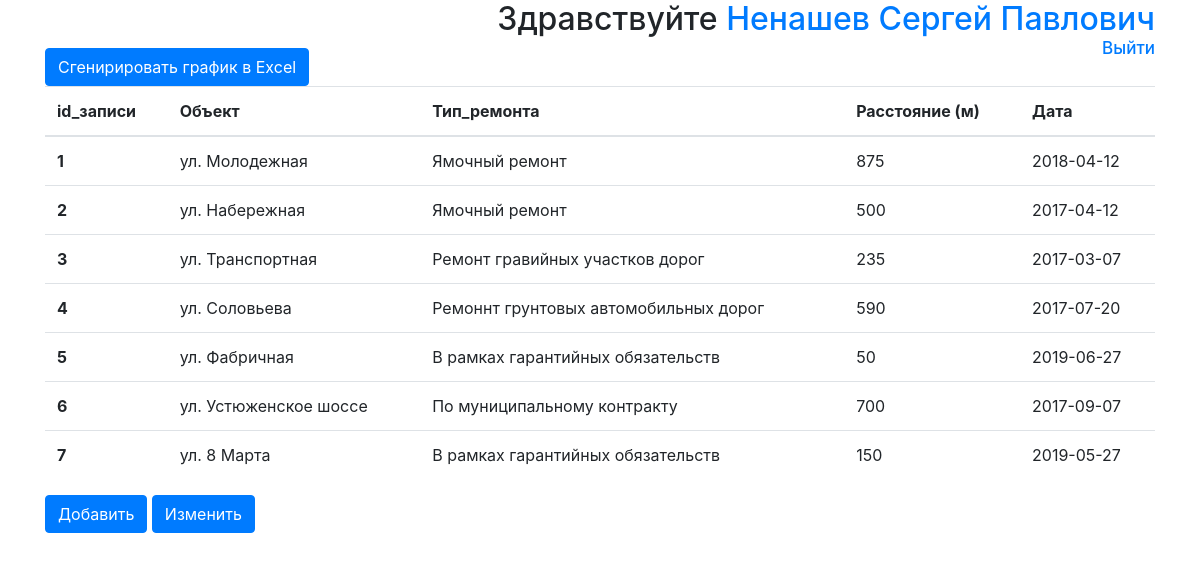
Screenshot of /account.php (signed in) with the database file from the repository.
### tables this page shows
CREATE TABLE `remont` (
  `id_записи` int(11) NOT NULL,
  `Объект` varchar(100) NOT NULL,
  `Тип_ремонта` varchar(100) NOT NULL,
  `Расстояние (м)` varchar(20) NOT NULL,
  `Дата` date NOT NULL
);

### account.php (the view, shortened to what this page needs)
<?php require_once('db.php') ?>
<!DOCTYPE html>
<html lang="en">
<head>
	<link rel="stylesheet" href="style.css">
	<link rel="stylesheet" href="bootstrap/css/bootstrap.css">
</head>
<body>
	<div class="container">
		<h2 style="float: right;" id="add">Здравствуйте <a href="#"><?php echo $_COOKIE['FIO']; ?></a><br>
		<a id="exit" href="logout.php">Выйти</a></h2> <br><br>
		<a href="down.php"><button type="button" class="btn btn-primary" data-toggle="modal" data-target="#userModal">Сгенирировать график в Excel </button></a> <br>
<?php
	$sql =  mysqli_query($db, "SELECT * FROM remont");
?>
			<table class="table">
					  <thead>
					    <tr>
					      <th scope="col">id_записи</th>
					      <th scope="col">Объект</th>
					      <th scope="col">Тип_ремонта</th>
					      <th scope="col">Расстояние (м)</th>
					      <th scope="col">Дата</th>
					    </tr>
					  </thead>
		  <tbody>
<?php
while($data = mysqli_fetch_assoc($sql)){
?>
		    <tr>
		      <th scope="row"><?php echo $data['id_записи'] ?></th>
		      <td><?php echo $data['Объект'] ?></td>
		      <td><?php echo $data['Тип_ремонта'] ?></td>
		      <td><?php echo $data['Расстояние (м)'] ?></td>
		      <td><?php echo $data['Дата'] ?></td>
		    </tr>
<?php } ?>
		  </tbody>
	</table>
	<button type="button" class="btn btn-primary" data-toggle="modal" data-target="#exampleModal">
	  Добавить
	</button>
	<button type="button" class="btn btn-primary" data-toggle="modal" data-target="#editModal">Изменить</button>
	</div>
</body>
</html>

### style.css (style rules this page uses)
#exit { font-size: 17px; float: right; }

### rows the page displays
remont: id_записи "1", Объект "ул. Молодежная", Тип_ремонта "Ямочный ремонт", value "875", Дата "2018-04-12"
remont: id_записи "2", Объект "ул. Набережная", Тип_ремонта "Ямочный ремонт", value "500", Дата "2017-04-12"
remont: id_записи "3", Объект "ул. Транспортная", Тип_ремонта "Ремонт гравийных участков дорог", value "235", Дата "2017-03-07"
remont: id_записи "4", Объект "ул. Соловьева", Тип_ремонта "Ремоннт грунтовых автомобильных дорог", value "590", Дата "2017-07-20"
remont: id_записи "5", Объект "ул. Фабричная", Тип_ремонта "В рамках гарантийных обязательств", value "50", Дата "2019-06-27"
remont: id_записи "6", Объект "ул. Устюженское шоссе", Тип_ремонта "По муниципальному контракту", value "700", Дата "2017-09-07"
remont: id_записи "7", Объект "ул. 8 Марта", Тип_ремонта "В рамках гарантийных обязательств", value "150", Дата "2019-05-27"

### other values shown
$_COOKIE['FIO'] "Ненашев Сергей Павлович"
